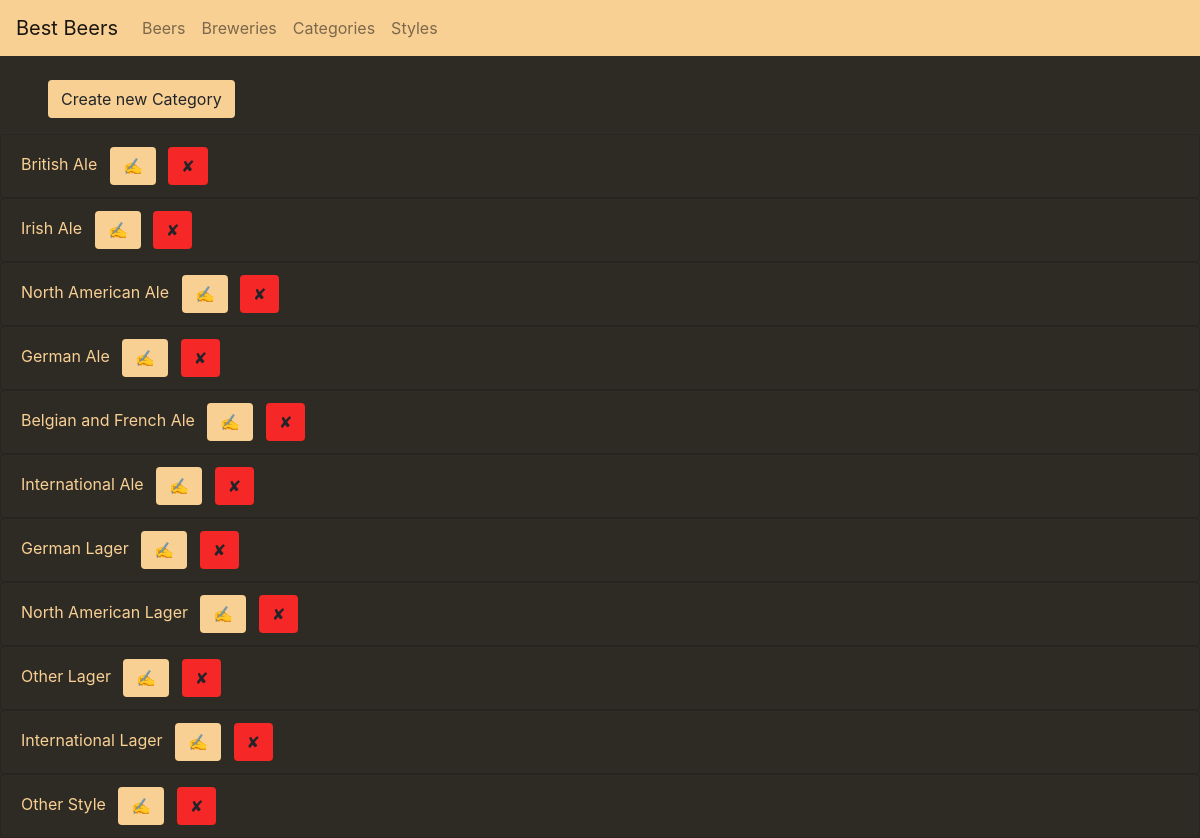
Page /categories/ on the committed database.
### beers/models.py (models this page shows, shortened)
class Category(models.Model):
    name = models.CharField(max_length=30)
    last_mod = models.DateTimeField('%Y-%m-%d %H:%M:%S', auto_now_add=True, null=True, blank=True)

### templates/beers/category_list.html
{% extends 'base.html' %}
{% block content %}
    <a class="btn mt-4 ml-5 yellow-background" href="{% url 'category_create' %}" role="button">Create new Category</a>
    <div class="mt-3">
    {% for category in object_list %}
        <ul class="list-group">
            <li class="list-group-item yellow-text dark-background">
                <a class="yellow-text" href="{% url 'category_update' pk=category.id %}">{{ category.name }}</a>
                <a class="btn ml-2 yellow-background" href="{% url 'category_update' pk=category.id %}" role="button">✍</a>
                <a class="btn ml-2 red-background" href="{% url 'category_delete' pk=category.id %}" role="button">✘</a>
            </li>
        </ul>
    {% endfor %}
    </div>
{% endblock %}

### templates/base.html (shortened to what this page needs)
{% load bootstrap4 %}
<!DOCTYPE html>
<html lang="en">
<head>
    {% bootstrap_css %}
    {% load static %}
    <link rel="stylesheet" href="{% static 'mystyle.css' %}">
</head>
<body class="dark-background">
    <nav class="navbar navbar-expand-lg navbar-light yellow-background">
  <a class="navbar-brand primary" href="/">Best Beers</a>
  <div class="collapse navbar-collapse">
    <ul class="navbar-nav">
      <li class="nav-item">
        <a class="nav-link yellow-background" href="/beers">Beers</a>
      </li>
      <li class="nav-item">
        <a class="nav-link yellow-background" href="/breweries">Breweries</a>
      </li>
      <li class="nav-item">
        <a class="nav-link yellow-background" href="/categories">Categories</a>
      </li>
        <li class="nav-item">
            <a class="nav-link yellow-background" href="/styles">Styles</a>
      </li>
    </ul>
  </div>
</nav>
    {% block content %}
    {% endblock %}
</body>
</html>

### static/mystyle.css (style rules this page uses)
.yellow-text { color: #f9d094; }
.yellow-background { background-color: #f9d094; }
.dark-background { background-color: #2e2a24; }
.red-background { background-color: #F52727; }

### rows in the picture
Category: name "British Ale"
Category: name "Irish Ale"
Category: name "North American Ale"
Category: name "German Ale"
Category: name "Belgian and French Ale"
Category: name "International Ale"
Category: name "German Lager"
Category: name "North American Lager"
Category: name "Other Lager"
Category: name "International Lager"
Category: name "Other Style"
